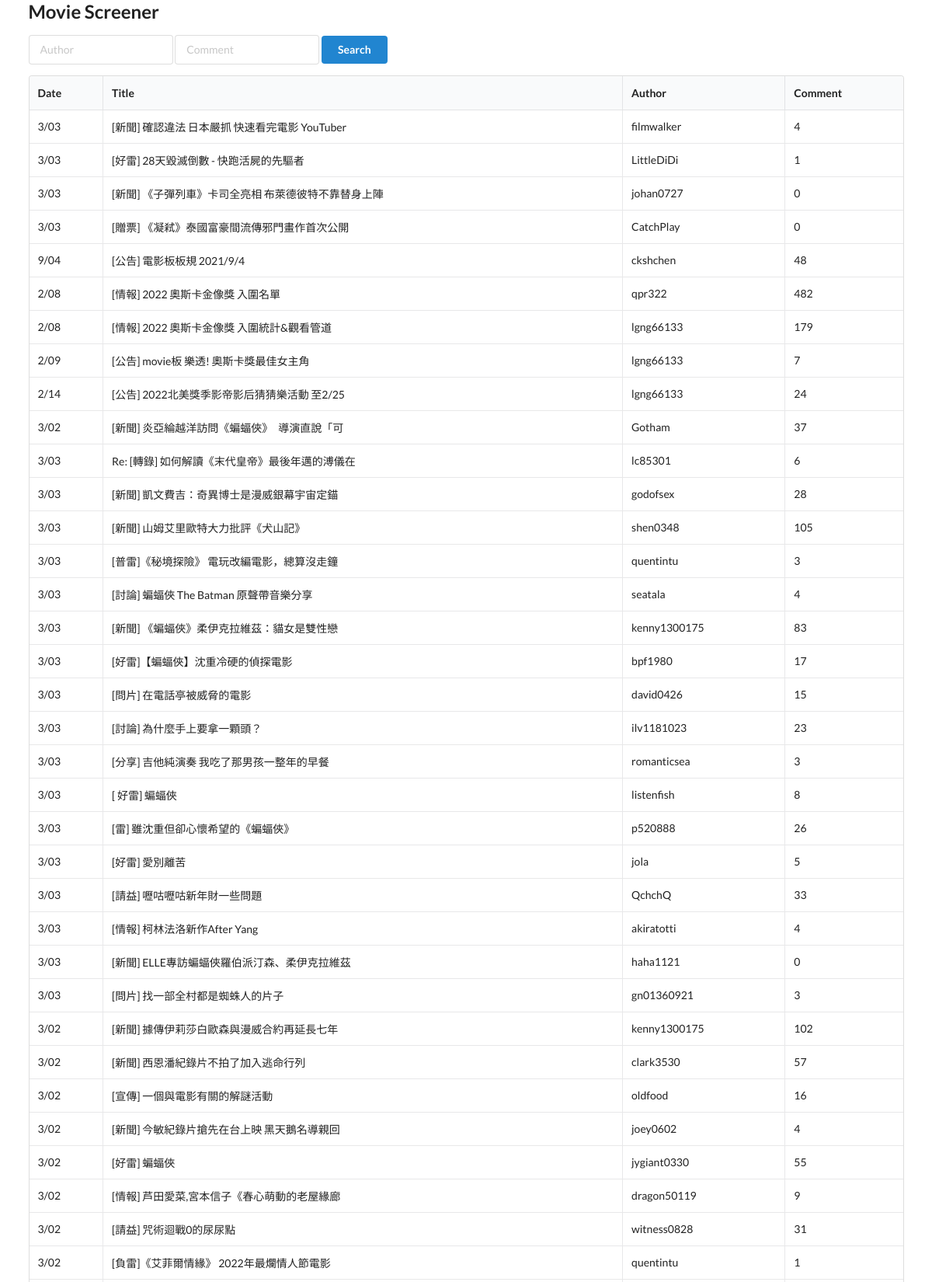
The page / (upper part) on the database its author committed.
### models.py (models this page shows)
class Movie(Base):
    __tablename__ = "movies"
    author = Column(String, index=True)
    title = Column(String,primary_key=True, index=True)
    date = Column(String, index=True)
    comment = Column(Integer, index=True)  # Column(Numeric(10,2))

### main.py (the view)
@app.get("/") # 指定 api 路徑 (get方法)
def home(request: Request, date = "", title = "", author = "", comment = "", limit: int = 50, page_num: int = 1, db: Session = Depends(get_db)):
    conn = sqlite3.connect('movies.db')  #建立資料庫
    cursor = conn.cursor()
    data_length = len(pd.read_sql("SELECT * FROM movies", conn))
    movies= db.query(Movie)
    if author != "":
        movies = movies.filter(Movie.author == author)
    if comment != "":
        movies = movies.filter(Movie.comment > comment)
    skip = (page_num - 1) * limit
    data_length = movies.offset(skip).count()
    print(data_length)
    movies = movies.offset(skip).limit(limit)
    response = {
        "request": request,
        "movies": movies,
        "page_num": page_num,
        "pagination":{}
    }
    start = (page_num - 1) * limit
    end = start + limit
    if end >= data_length:
        response["pagination"]["next"] = None
        if page_num > 1:
            response["pagination"]["previous"] = f"?page_num={page_num-1}&author={author}&date={date}&comment={comment}"
        else:
            response["pagination"]["previous"] = None
    else:
        if page_num > 1:
            response["pagination"]["previous"] = f"?page_num={page_num-1}&author={author}&date={date}&comment={comment}"
        else:
            response["pagination"]["previous"] = None
        response["pagination"]["next"] = f"?page_num={page_num+1}&author={author}&date={date}&comment={comment}"
    return templates.TemplateResponse("home.html", response)

### templates/home.html (shortened to what this page needs)
{% extends "layout.html" %}
{% block content %}
<form method="get">
    <div class="ui input">
        <input name="author" type="text" placeholder="Author" value="{{ author or '' }}">
    </div>
    <div class="ui input">
        <input name="comment" type="text" placeholder="Comment" value="{{ comment or '' }}">
    </div>
    <button class="ui button primary">
        Search
    </button>
</form>
<table class="ui celled table">
    <thead>
      <tr>
        <th>Date</th>
        <th>Title</th>
        <th>Author</th>
        <th>Comment</th>
      </tr>
    </thead>
    <tbody>
      {% for movie in movies %}
      <tr>
        <td>{{ movie.date }}</td>
        <td>{{ movie.title }}</td>
        <td>{{ movie.author }}</td>
        <td>{{ movie.comment }}</td>
      </tr>
      {% endfor %}
    </tbody>
</table>
{% endblock %}

### templates/layout.html (shortened to what this page needs)
<html>
    <head>
        <link rel="stylesheet" href="https://cdn.jsdelivr.net/npm/semantic-ui@2.4.2/dist/semantic.min.css">
    </head>
    <body>
        <div class="ui container">
            <h2>Movie Screener</h2>
            {% block content %}
            {% endblock %}
        </div>
    </body>
</html>

### rows shown on the page
Movie: date "3/03", title "[新聞] 確認違法 日本嚴抓 快速看完電影 YouTuber", author "filmwalker", comment "4"
Movie: date "3/03", title "[好雷] 28天毀滅倒數 - 快跑活屍的先驅者", author "LittleDiDi", comment "1"
Movie: date "3/03", title "[新聞] 《子彈列車》卡司全亮相 布萊德彼特不靠替身上陣", author "johan0727", comment "0"
Movie: date "3/03", title "[贈票] 《凝弒》泰國富豪間流傳邪門畫作首次公開", author "CatchPlay", comment "0"
Movie: date "9/04", title "[公告] 電影板板規 2021/9/4", author "ckshchen", comment "48"
Movie: date "2/08", title "[情報] 2022 奧斯卡金像獎 入圍名單", author "qpr322", comment "482"
Movie: date "2/08", title "[情報] 2022 奧斯卡金像獎 入圍統計&觀看管道", author "lgng66133", comment "179"
Movie: date "2/09", title "[公告] movie板 樂透! 奧斯卡獎最佳女主角", author "lgng66133", comment "7"
Movie: date "2/14", title "[公告] 2022北美獎季影帝影后猜猜樂活動 至2/25", author "lgng66133", comment "24"
Movie: date "3/02", title "[新聞] 炎亞綸越洋訪問《蝙蝠俠》 導演直說「可", author "Gotham", comment "37"
Movie: date "3/03", title "Re: [轉錄] 如何解讀《末代皇帝》最後年邁的溥儀在", author "lc85301", comment "6"
Movie: date "3/03", title "[新聞] 凱文費吉：奇異博士是漫威銀幕宇宙定錨", author "godofsex", comment "28"
Movie: date "3/03", title "[新聞] 山姆艾里歐特大力批評《犬山記》", author "shen0348", comment "105"
Movie: date "3/03", title "[普雷]《秘境探險》 電玩改編電影，總算沒走鐘", author "quentintu", comment "3"
Movie: date "3/03", title "[討論] 蝙蝠俠 The Batman 原聲帶音樂分享", author "seatala", comment "4"
Movie: date "3/03", title "[新聞] 《蝙蝠俠》柔伊克拉維茲：貓女是雙性戀", author "kenny1300175", comment "83"
Movie: date "3/03", title "[好雷]【蝙蝠俠】沈重冷硬的偵探電影", author "bpf1980", comment "17"
Movie: date "3/03", title "[問片] 在電話亭被威脅的電影", author "david0426", comment "15"
Movie: date "3/03", title "[討論] 為什麼手上要拿一顆頭？", author "ilv1181023", comment "23"
Movie: date "3/03", title "[分享] 吉他純演奏 我吃了那男孩一整年的早餐", author "romanticsea", comment "3"
Movie: date "3/03", title "[ 好雷] 蝙蝠俠", author "listenfish", comment "8"
Movie: date "3/03", title "[雷] 雖沈重但卻心懷希望的《蝙蝠俠》", author "p520888", comment "26"
Movie: date "3/03", title "[好雷] 愛別離苦", author "jola", comment "5"
Movie: date "3/03", title "[請益] 嚦咕嚦咕新年財一些問題", author "QchchQ", comment "33"
Movie: date "3/03", title "[情報] 柯林法洛新作After Yang", author "akiratotti", comment "4"
Movie: date "3/03", title "[新聞] ELLE專訪蝙蝠俠羅伯派汀森、柔伊克拉維茲", author "haha1121", comment "0"
Movie: date "3/03", title "[問片] 找一部全村都是蜘蛛人的片子", author "gn01360921", comment "3"
Movie: date "3/02", title "[新聞] 據傳伊莉莎白歐森與漫威合約再延長七年", author "kenny1300175", comment "102"
Movie: date "3/02", title "[新聞] 西恩潘紀錄片不拍了加入逃命行列", author "clark3530", comment "57"
Movie: date "3/02", title "[宣傳] 一個與電影有關的解謎活動", author "oldfood", comment "16"
Movie: date "3/02", title "[新聞] 今敏紀錄片搶先在台上映 黑天鵝名導親回", author "joey0602", comment "4"
Movie: date "3/02", title "[好雷] 蝙蝠俠", author "jygiant0330", comment "55"
Movie: date "3/02", title "[情報] 芦田愛菜,宮本信子《春心萌動的老屋緣廊", author "dragon50119", comment "9"
Movie: date "3/02", title "[請益] 咒術迴戰0的尿尿點", author "witness0828", comment "31"
Movie: date "3/02", title "[負雷]《艾菲爾情緣》 2022年最爛情人節電影", author "quentintu", comment "1"
